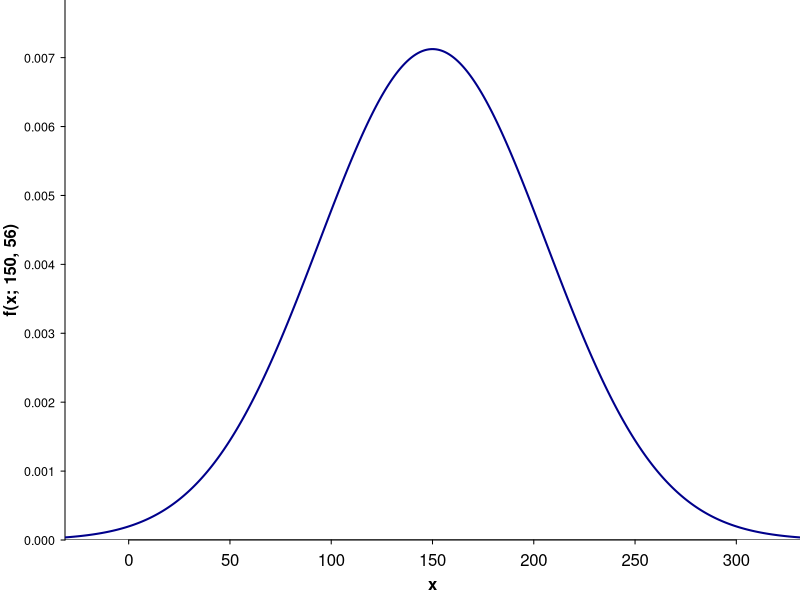
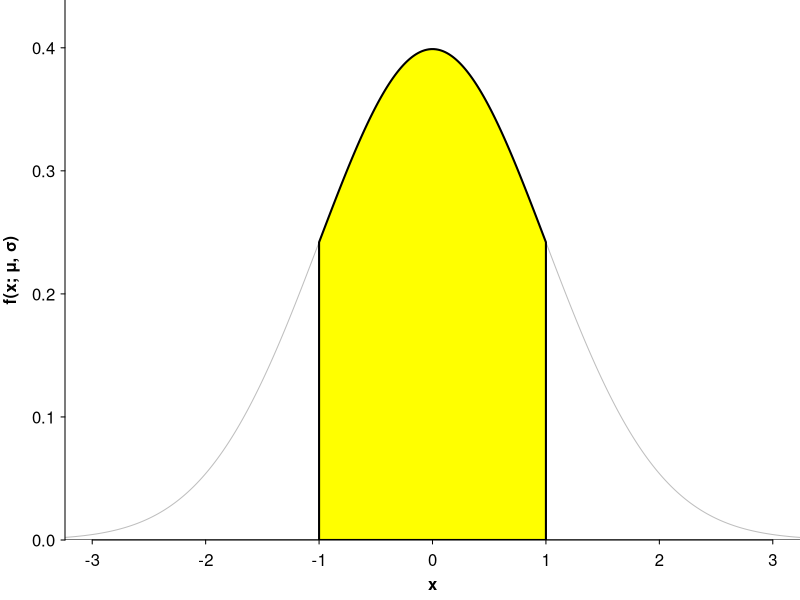
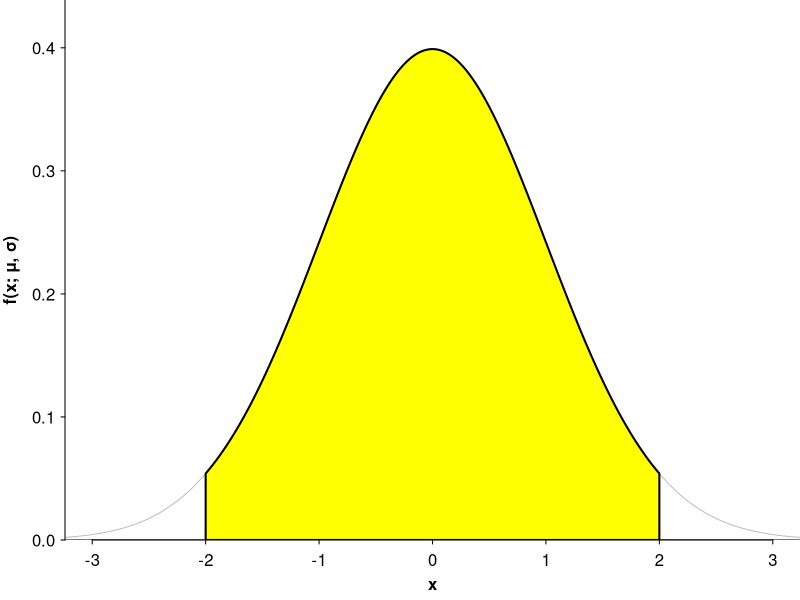
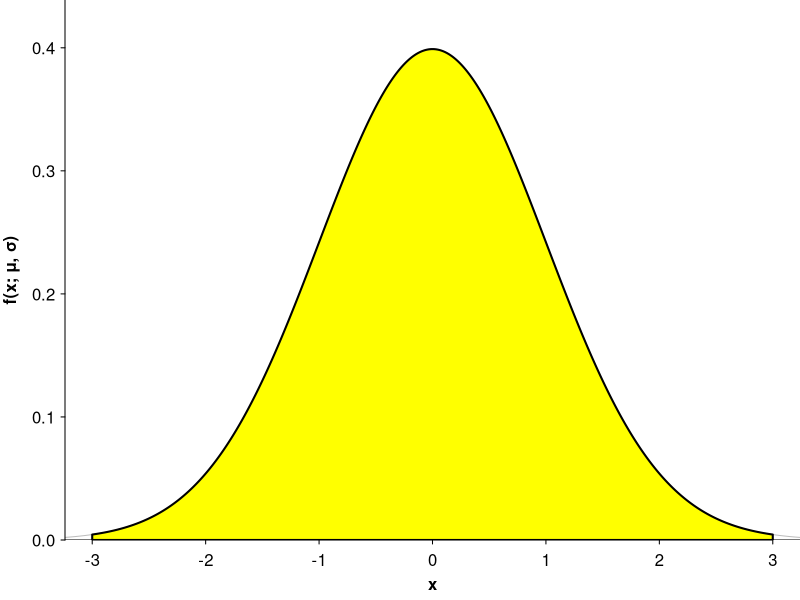
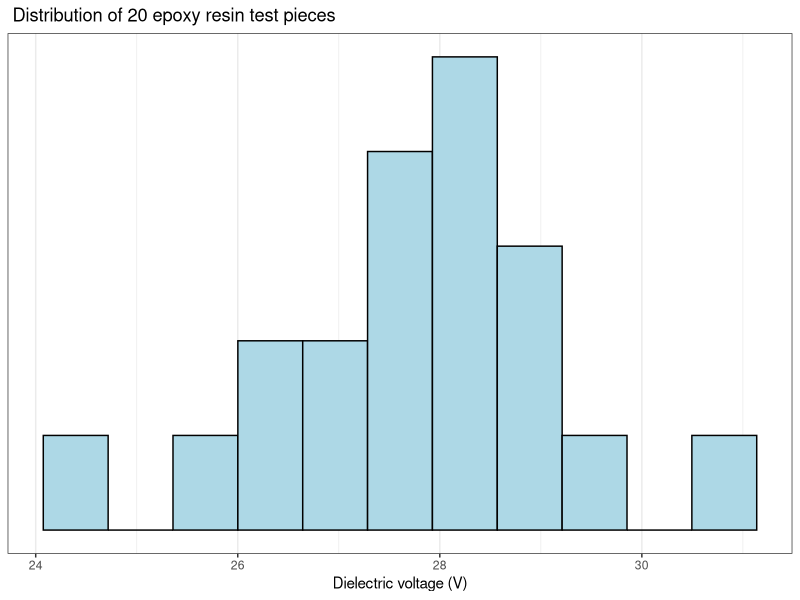
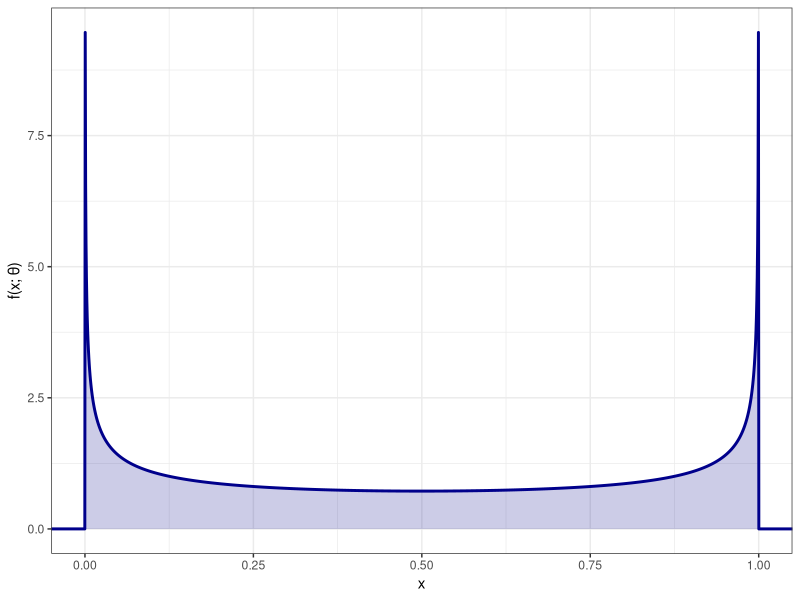
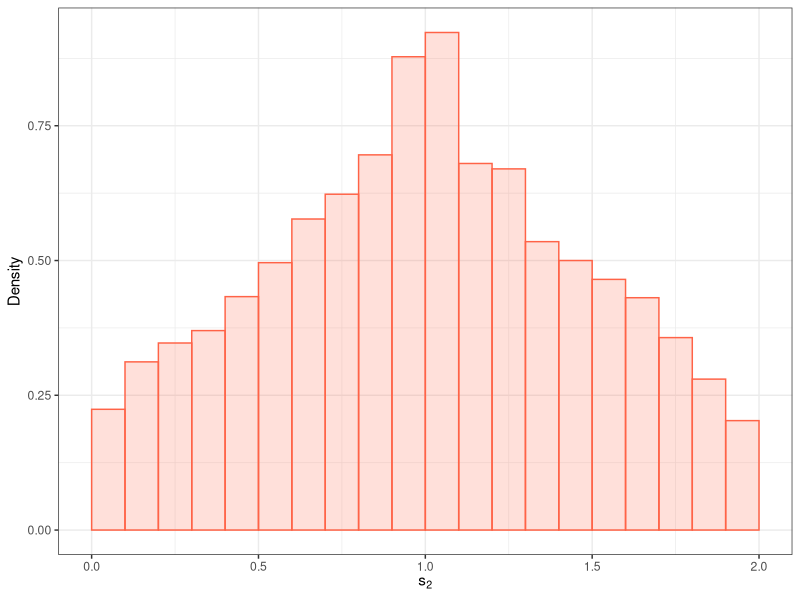
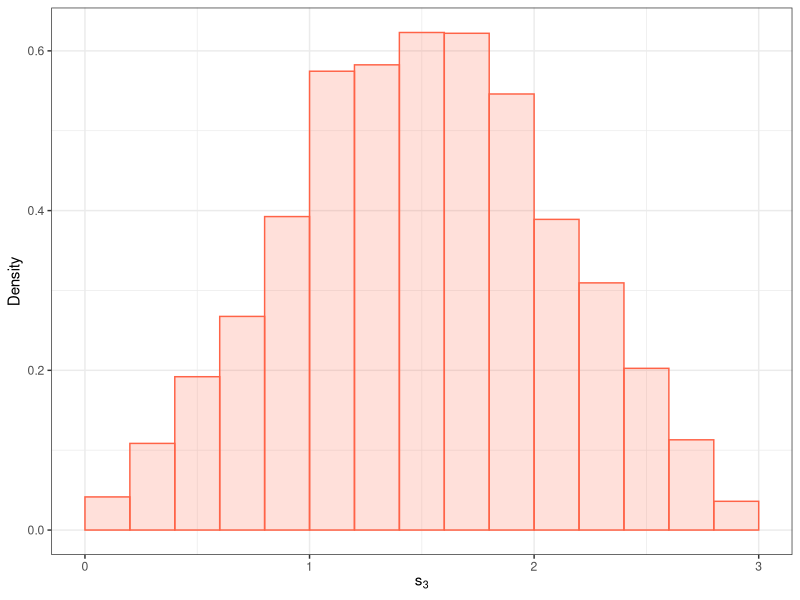

The R script that drew these images, in order:
## ---- chunk 1
#| include: false
library(knitr)
library(ggplot2)
## ---- chunk 2
#| fig-dpi: 300
#| out-width: 100%
#| fig-align: center
#| fig-width: 8
#| fig-height: 7
#| fig-cap: "**Figure:** A Normal random variable with<br>[**Figure:**]{style=\"visibility: hidden\"} [*&mu;* = 150]{.MathJax-Font} and [*&sigma;* = 56]{.MathJax-Font}."

par(mai = c(0.6, 0.65, 0, 0))
curve(dnorm(x, 150, 56), type = "n", xlim = 150 + c(-3, 3) * 56, ylim = c(0, dnorm(150, 150, 56) * 1.1), axes = FALSE, yaxs = "i", xlab = "", ylab = "")
abline(h = 0)
axis(1, tcl = -0.2, mgp = c(0.75, 0.5, 0))
mtext("x", side = 1, line = 1.7, font = 2)
axis(2, tcl = -0.2, mgp = c(0.75, 0.5, 0), las = 2, cex.axis = 0.75, at = c(seq(0, 0.007, length.out = 8), 1))
mtext("f(x; 150, 56)", side = 2, line = 2.25, font = 2)
curve(dnorm(x, 150, 56), lwd = 2, add = TRUE, from = 150 - 4 * 56, to = 150 + 4 * 56, col = "darkblue", n = 501)
## ---- chunk 3
#| fig-dpi: 300
#| out-width: 100%
#| fig-align: center
#| fig-width: 8
#| fig-height: 7
#| fig-cap: "**Figure:** A Normal random variable with<br>[**Figure:**]{style=\"visibility: hidden\"} [*&mu;* = 150]{.MathJax-Font} and [*&sigma;* = 56]{.MathJax-Font}."
## ---- chunk 4
#| fig-dpi: 300
#| out-width: 100%
#| fig-width: 8
#| fig-height: 7
#| fig-cap: <strong>Figure&colon;</strong> $\mathbb{P}(\mu - \sigma < X < \mu + \sigma) \approx 0.6827$.

ER <- \(z) {
  par(mai = c(0.6, 0.65, 0, 0))
  z0 <- seq(-4, 4, length.out = 1000)
  plot(0, type = "n", xlim = c(-3, 3), ylim = c(0, dnorm(0) * 1.1), axes = FALSE, yaxs = "i", xlab = "", ylab = "")
  lines(x = z0, y = dnorm(z0), col = "gray")
  abline(h = 0)
  axis(1, tcl = -0.2, mgp = c(0.75, 0.5, 0)); mtext("x", side = 1, line = 1.7, font = 2)
  axis(2, tcl = -0.2, mgp = c(0.75, 0.5, 0), las = 2, at = c(0, 0.1, 0.2, 0.3, 0.4, 1.0)); mtext("f(x; μ, σ)", side = 2, line = 2.25, font = 2)
  
  zz <- seq(-z, z, length.out = 1000)
  
  polygon(x = c(zz, rev(zz)), y = c(dnorm(zz), rep(0, length(zz))), col = "yellow", lwd = 2)
}

ER(1)
## ---- chunk 5
#| fig-dpi: 300
#| out-width: 100%
#| fig-width: 8
#| fig-height: 7
#| fig-cap: <strong>Figure&colon;</strong> $\mathbb{P}(\mu - 2\sigma < X < \mu + 2\sigma) \approx 0.9545$.

ER(2)
## ---- chunk 6
#| fig-dpi: 300
#| out-width: 100%
#| fig-width: 8
#| fig-height: 7
#| fig-cap: <strong>Figure&colon;</strong> $\mathbb{P}(\mu - 3\sigma < X < \mu + 3\sigma) \approx 0.9973$.

ER(3)
## ---- chunk 7
#| results: asis
#| classes: excel

breakdown.df <- read.csv("datasets/breakdown.csv")
 
rbind(colnames(breakdown.df), head(breakdown.df, n = 13), rep("...", ncol(breakdown.df))) |>
  kable(format = "html", row.names = TRUE, col.names = LETTERS[1:ncol(breakdown.df)])
## ---- chunk 8
#| fig-dpi: 300
#| fig-height: 4
#| fig-width: 7
#| out-width: 100%
#| fig-cap: "**Figure:** Distribution of 20 epoxy resin test [**Figure:**]{style=\"visibility: hidden;\"} pieces' dielectric voltages."
ggplot(breakdown.df, aes(x = Voltage)) +
  labs(x = "Dielectric voltage (V)", title = " Distribution of 20 epoxy resin test pieces") +
  theme_bw() + 
  geom_histogram(center = 0, binwidth = (max(breakdown.df$Voltage) - min(breakdown.df$Voltage)) / 10, colour = "black", fill = "lightblue") + 
  labs(y = NULL) + 
  scale_y_continuous(breaks = NULL)
## ---- chunk 9
#| fig-dpi: 300
#| out-width: 100%
#| fig-width: 6
#| fig-height: 5

ggplot() +
  stat_function(fun = dbeta, xlim = c(-1, 2), geom = "polygon", fill = "darkblue", alpha = 0.2, args = list(shape1 = 0.6, shape2 = 0.6), n = 5000) +
  geom_function(fun = dbeta, xlim = c(-1, 2), linewidth = 1, colour = "darkblue", args = list(shape1 = 0.6, shape2 = 0.6), n = 5000) +
  theme_bw() +
  labs(x = "x", y = "f(x; θ)") + 
  coord_cartesian(xlim = c(0, 1))

plotr <- \(nval) {
  ggplot(data = subset(test.data, n == nval), aes(x = x)) + 
    geom_histogram(aes(y = after_stat(density)), position = "identity", colour = "tomato", fill = rgb(255, 99, 71, 50, maxColorValue = 255), breaks = hist(subset(test.data, n == nval)$x, plot = FALSE)$breaks) +
    theme_bw() +
    labs(x = bquote("s"[.(nval)]), y = "Density")
}

n <- c(2, 3, 10, 50)
reps <- 10000
test.data <- data.frame(x = numeric(), n = numeric())

for (i in n) {
  test.data <- rbind(
    test.data,
    data.frame(x = matrix(data = rbeta(reps * i, shape1 = 0.6, shape2 = 0.6), nrow = reps, ncol = i) |>
                 rowSums(),
               n = i))
}
## ---- chunk 10
#| fig-dpi: 300
#| fig-width: 6
#| fig-height: 4.45

plotr(n[1])
## ---- chunk 11
#| fig-dpi: 300
#| fig-width: 6
#| fig-height: 4.45

plotr(n[2])
## ---- chunk 12
#| fig-dpi: 300
#| fig-width: 6
#| fig-height: 4.45

plotr(n[3])
## ---- chunk 13
#| fig-dpi: 300
#| fig-width: 6
#| fig-height: 4.45

plotr(n[4])
## ---- chunk 14
#| fig-dpi: 300
#| out-width: 100%
#| fig-width: 6
#| fig-height: 5

ggplot() +
  stat_function(fun = dnorm, xlim = c(-4, 4), geom = "polygon", fill = "darkblue", alpha = 0.2) +
  geom_function(fun = dnorm, xlim = c(-4, 4), linewidth = 1, colour = "darkblue") +
  theme_bw() +
  labs(x = "x", y = "f(x; θ)") + 
  coord_cartesian(xlim = c(-3, 3))

n <- c(2, 3, 10, 50)
reps <- 10000
test.data <- data.frame(x = numeric(), n = numeric())

for (i in n) {
  test.data <- rbind(
    test.data,
    data.frame(x = matrix(data = rnorm(reps * i, mean = 0, sd = 1), nrow = reps, ncol = i) |>
                 rowSums(),
               n = i))
}
## ---- chunk 15
#| fig-dpi: 300
#| fig-width: 6
#| fig-height: 4.45

plotr(n[1])
## ---- chunk 16
#| fig-dpi: 300
#| fig-width: 6
#| fig-height: 4.45

plotr(n[2])
## ---- chunk 17
#| fig-dpi: 300
#| fig-width: 6
#| fig-height: 4.45

plotr(n[3])
## ---- chunk 18
#| fig-dpi: 300
#| fig-width: 6
#| fig-height: 4.45

plotr(n[4])
## ---- chunk 19
#| fig-dpi: 300
#| out-width: 100%
#| fig-width: 6
#| fig-height: 5

ggplot() +
  stat_function(fun = dunif, xlim = c(-2, 3), geom = "polygon", fill = "darkblue", alpha = 0.2, n = 5000) +
  geom_function(fun = dunif, xlim = c(-4, 4), linewidth = 1, colour = "darkblue", n = 5000) +
  theme_bw() +
  labs(x = "x", y = "f(x; θ)") + 
  coord_cartesian(xlim = c(-1, 2))

n <- c(2, 3, 10, 50)
reps <- 10000
test.data <- data.frame(x = numeric(), n = numeric())

for (i in n) {
  test.data <- rbind(
    test.data,
    data.frame(x = matrix(data = runif(reps * i, min = 0, max = 1), nrow = reps, ncol = i) |>
                 rowSums(),
               n = i))
}
## ---- chunk 20
#| fig-dpi: 300
#| fig-width: 6
#| fig-height: 4.45

plotr(n[1])
## ---- chunk 21
#| fig-dpi: 300
#| fig-width: 6
#| fig-height: 4.45

plotr(n[2])
## ---- chunk 22
#| fig-dpi: 300
#| fig-width: 6
#| fig-height: 4.45

plotr(n[3])
## ---- chunk 23
#| fig-dpi: 300
#| fig-width: 6
#| fig-height: 4.45

plotr(n[4])
## ---- chunk 24
#| fig-dpi: 300
#| out-width: 100%
#| fig-width: 6
#| fig-height: 5

ggplot() +
  geom_segment(aes(x = 1:6, xend = 1:6, y = 0, yend = 1/6), linewidth = 1, colour = "darkblue") +
  geom_hline(aes(yintercept = 0), linewidth = 1, colour = "darkblue") +
  geom_point(aes(x = 1:6, y = 1/6), size = 4, colour = "darkblue") +
  theme_bw() +
  labs(x = "x", y = "f(x; θ)") + 
  coord_cartesian(xlim = c(0, 7))

n <- c(2, 3, 10, 50)
reps <- 10000
test.data <- data.frame(x = numeric(), n = numeric())

for (i in n) {
  test.data <- rbind(
    test.data,
    data.frame(x = matrix(data = sample(1:6, size = reps * i, replace = TRUE), nrow = reps, ncol = i) |>
                 rowSums(),
               n = i))
}
## ---- chunk 25
#| fig-dpi: 300
#| fig-width: 6
#| fig-height: 4.45

plotr(n[1])
## ---- chunk 26
#| fig-dpi: 300
#| fig-width: 6
#| fig-height: 4.45

plotr(n[2])
## ---- chunk 27
#| fig-dpi: 300
#| fig-width: 6
#| fig-height: 4.45

plotr(n[3])
## ---- chunk 28
#| fig-dpi: 300
#| fig-width: 6
#| fig-height: 4.45

plotr(n[4])
